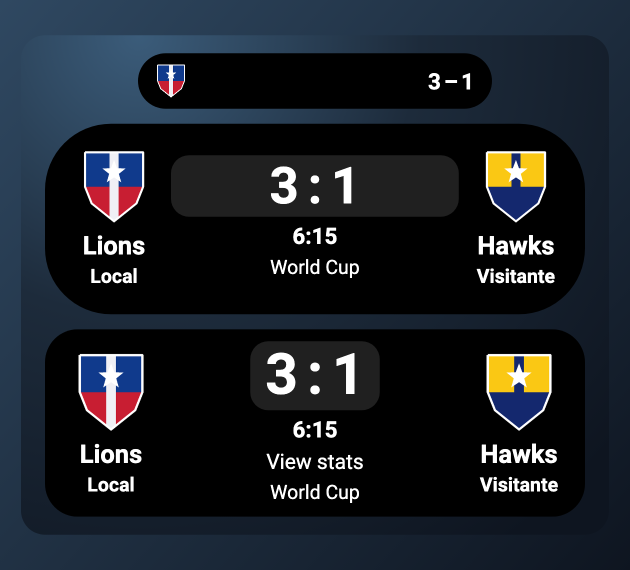
#> input picture doc/assets/galeria/marcador.png, 1260 x 1140 px, found by its file name (shown at 1/2 size); its folder holds 4 pictures in this run
$ python make_banner.py
#> lines starting #> are read from the running program, lines starting #| are printed output that depends on the picture; after the words box and inside, x2 and y2 are one past the last pixel; in counts of white or black regions, pixels touching at a corner belong together
"""Genera la cabecera del README y de pub.dev: doc/assets/banner.png (inglés, la
principal) y doc/assets/banner.es.png (español, para README.es.md).

Uso: python3 tool/make_banner.py [nombre_del_paquete]
Usa las imágenes de doc/assets/galeria/ (que genera test/readme_gallery_test.dart).
"""
import sys
from PIL import Image, ImageDraw, ImageFont, ImageFilter

NAME = sys.argv[1] if len(sys.argv) > 1 else 'live_island_kit'
W, H = 1600, 560
GAL = 'doc/assets/galeria/'
FONT = '/System/Library/Fonts/Avenir Next.ttc'


def font(size, bold=False):
    # Avenir Next.ttc: 0 = Bold, 7 = Medium
    return ImageFont.truetype(FONT, size, index=0 if bold else 7)


def gradient():
    top, bottom = (0x1B, 0x2B, 0x44), (0x08, 0x0C, 0x14)
    im = Image.new('RGB', (W, H))
    px = im.load()
    for y in range(H):
        for x in range(W):
            t = min(1, (x / W) * 0.6 + (y / H) * 0.5)
            px[x, y] = tuple(round(a + (b - a) * t) for a, b in zip(top, bottom))
    return im


def card(name, width):
    """Una captura de la galería sin su fondo liso, con esquinas redondeadas."""
    im = Image.open(GAL + name + '.png').convert('RGBA')
    w, h = im.size
    im = im.crop((int(w * .02), int(h * .02), int(w * .98), int(h * .98)))
    im = im.resize((width, round(im.size[1] * width / im.size[0])), Image.LANCZOS)
    mask = Image.new('L', im.size, 0)
    ImageDraw.Draw(mask).rounded_rectangle((0, 0, im.size[0] - 1, im.size[1] - 1), 36, fill=255)
    im.putalpha(mask)
    shadow = Image.new('RGBA', (im.size[0] + 80, im.size[1] + 80), (0, 0, 0, 0))
    ImageDraw.Draw(shadow).rounded_rectangle((40, 52, im.size[0] + 40, im.size[1] + 52), 36, fill=(0, 0, 0, 150))
    shadow = shadow.filter(ImageFilter.GaussianBlur(18))
    shadow.alpha_composite(im, (40, 40))
    return shadow


TEXTOS = {
    'en': {
        'out': 'doc/assets/banner.png',
        'lineas': ['iOS Live Activities and Android', 'Live Updates, 100 % in Dart.'],
        'insignias': ['No Swift', 'No Kotlin', '100 % editable'],
        'pie': 'Dynamic Island · Lock Screen · Android Live Updates',
    },
    'es': {
        'out': 'doc/assets/banner.es.png',
        'lineas': ['Live Activities de iOS y Live Updates', 'de Android, 100 % en Dart.'],
        'insignias': ['Sin Swift', 'Sin Kotlin', '100 % editable'],
        'pie': 'Isla dinámica · Pantalla de bloqueo · Live Updates de Android',
    },
}


def main(lang):
#> called with lang = 'en'
    t = TEXTOS[lang]
    canvas = gradient().convert('RGBA')
#> in gradient, `im = Image.new('RGB', (W, H))`: im: PIL image 1600x560 RGB; every value is 0
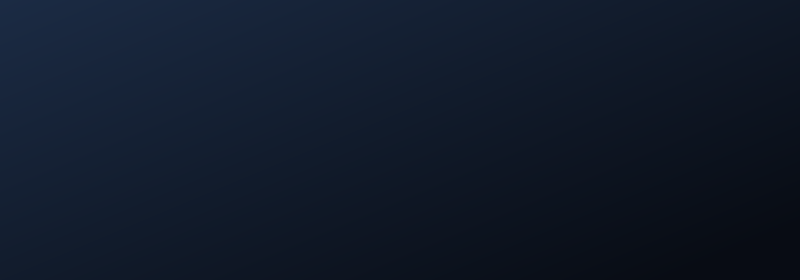
#> canvas: PIL image 1600x560 RGBA (shown at 1/2 size); mean R, G, B, A 16.6, 26, 41.7, 255
    # Capturas a la derecha, solapadas.
    for name, x, y, w in [('marcador', 900, 28, 400), ('recogida_clara', 1150, 235, 400)]:
        c = card(name, w)
#> in card, im is the input picture: PIL image 1260x1140 RGBA; mean R, G, B, A 26.7, 31.9, 38.6, 255
#> in card, `im = im.resize((width, round(im.size[1] * width / im.size[0])), Image...`:
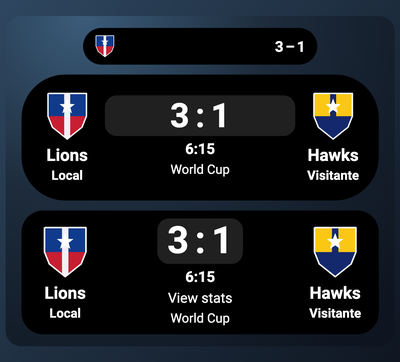
#> im: PIL image 400x362 RGBA; mean R, G, B, A 26.4, 30.8, 36.5, 255
#> in card, `mask = Image.new('L', im.size, 0)`: mask: PIL image 400x362 L; every value is 0
#> in card, `ImageDraw.Draw(mask).rounded_rectangle((0, 0, im.size[0] - 1, im.size[..`:
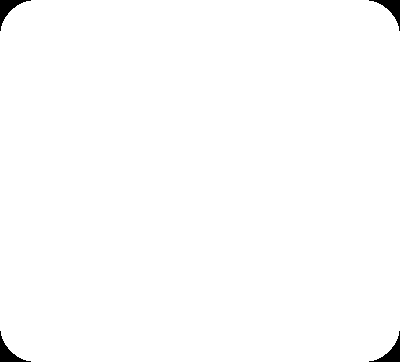
#> mask: PIL image 400x362 L; 99.2% white; 4 black regions, box (x1, y1, x2, y2) and area: (0, 0, 31, 31) 287, (369, 0, 400, 31) 287, (0, 331, 31, 362) 287, (369, 331, 400, 362) 287
#> in card, `shadow = Image.new('RGBA', (im.size[0] + 80, im.size[1] + 80), (0, 0, ..`: shadow: PIL image 480x442 RGBA; every value is 0
#> in card, `ImageDraw.Draw(shadow).rounded_rectangle((40, 52, im.size[0] + 40, im...`:
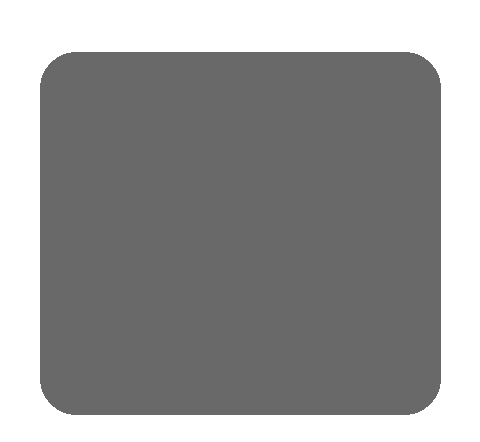
#> shadow: PIL image 480x442 RGBA; mean R, G, B, A 0, 0, 0, 102.1; transparent parts drawn white
#> in card, `shadow = shadow.filter(ImageFilter.GaussianBlur(18))`:
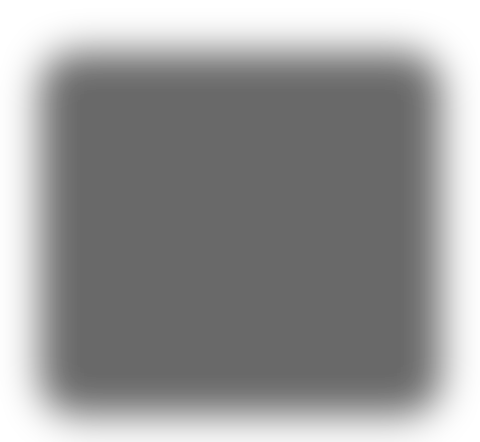
#> shadow: PIL image 480x442 RGBA; mean R, G, B, A 0, 0, 0, 102; transparent parts drawn white
#> in card, `shadow.alpha_composite(im, (40, 40))`:
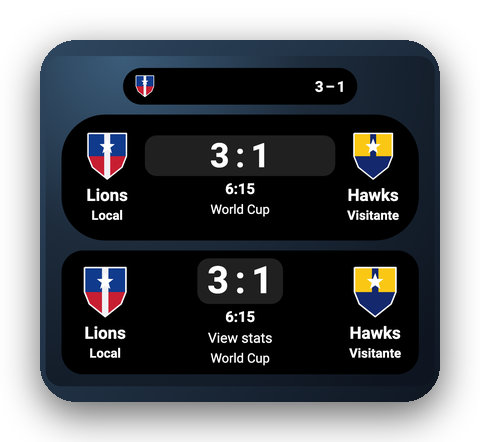
#> shadow: PIL image 480x442 RGBA; mean R, G, B, A 17.9, 20.7, 24.6, 181.2; transparent parts drawn white
        canvas.alpha_composite(c, (x - 40, y - 40))
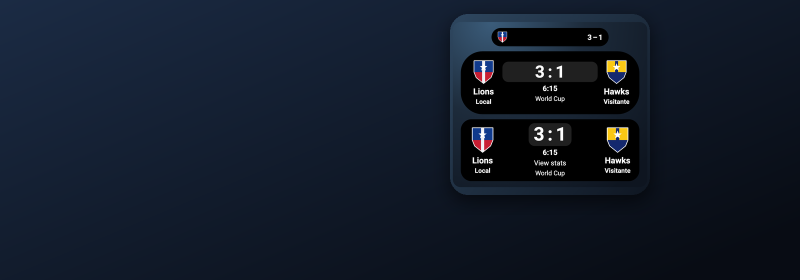
#> canvas: PIL image 1600x560 RGBA (shown at 1/2 size); mean R, G, B, A 18.2, 26.8, 40.9, 255
    d = ImageDraw.Draw(canvas)
    d.text((90, 110), NAME, font=font(86, True), fill=(255, 255, 255))
    d.text((92, 225), t['lineas'][0], font=font(36), fill=(210, 222, 240))
    d.text((92, 272), t['lineas'][1], font=font(36), fill=(210, 222, 240))
    # Insignias (sobre una capa aparte para que la transparencia se mezcle)
    layer = Image.new('RGBA', (W, H), (0, 0, 0, 0))
    ld = ImageDraw.Draw(layer)
    x = 92
    for text in t['insignias']:
        f = font(26, True)
        w = ld.textlength(text, font=f) + 44
        ld.rounded_rectangle((x, 360, x + w, 412), 26, fill=(48, 209, 88, 40), outline=(48, 209, 88, 255), width=2)
        ld.text((x + 22, 372), text, font=f, fill=(130, 240, 160, 255))
        x += w + 18
    canvas.alpha_composite(layer)
    d = ImageDraw.Draw(canvas)
    d.text((92, 470), t['pie'], font=font(24), fill=(150, 170, 200))
    canvas.convert('RGB').save(t['out'], optimize=True)


for idioma in TEXTOS:
#> (the run stopped early here; a loop or call above may not have finished)
